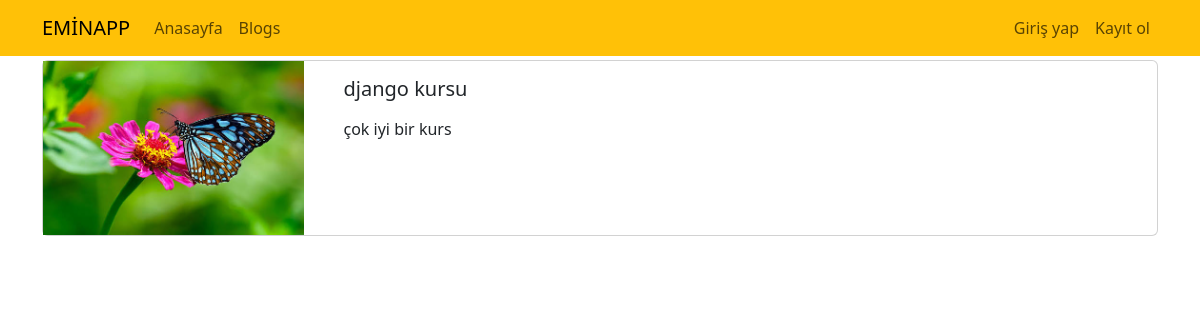
The page /blogs/django-kursu on the database its author committed.
### blogapp/blog/models.py (models this page shows, shortened)
class Blog(models.Model):
    title = models.CharField(max_length=200)
    image = models.ImageField(upload_to="blogs")
    description = RichTextField()
    is_active = models.BooleanField(default=False)
    is_home = models.BooleanField(default=False)
    slug = models.SlugField(null=False, blank=True,
                            unique=True, db_index=True, editable=False)
    categories = models.ManyToManyField(Category, blank=True)

### blogapp/blog/views.py (the view)
# urls.py: path('blogs/<slug:slug>', views.blogs_details, name="blogs_details"),
def blogs_details(request, slug):
    blog = Blog.objects.get(slug=slug)
    return render(request, 'blogs-details.html', {
        "blog": blog
    })

### blogapp/blog/templates/blogs-details.html (shortened to what this page needs)
{% extends "base.html" %}
{% block content %}
<div class="container mt-1">
            <div class="col-12">
                <div class="card mb-3">
    <div class="row">
        <div class="col-md-3">
            <img src="{{ blog.image.url }}" alt="" class="img-fluid">
        </div>
            <div class="col-md-9">
                <div class="card-body">
                    <h5 class="card-title">
                        {{ blog.title }}
                    </h5>
                    <p class="card-text">{{ blog.description|safe }}</p>
                </div>
            </div>
    </div>
</div>
            </div>
    </div>
{% endblock %}

### rows shown on the page
Blog: image (picture), title "django kursu", description "çok iyi bir kurs"
